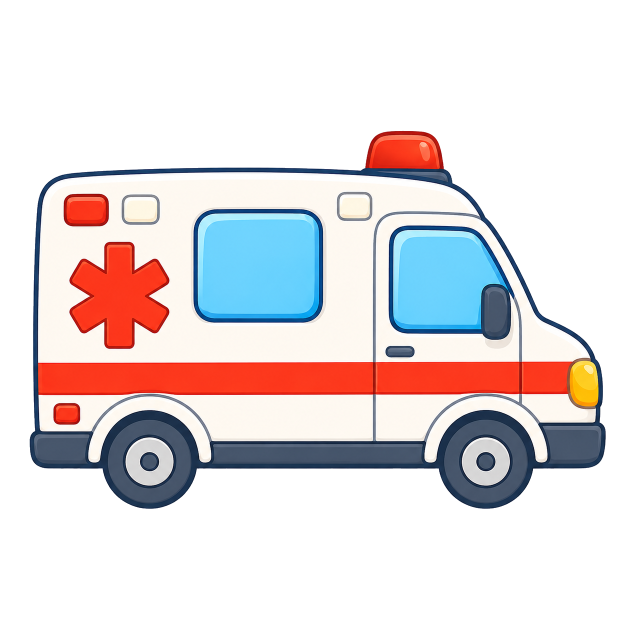
#> input picture lesson4/assets/lesson4/period4_ambulance_idle.png, 1254 x 1254 px (shown at 1/2 size)
$ python -i remove_checkerboard_background.py   (imports and definitions only)
#> lines starting #> are read from the running program, lines starting #| are printed output that depends on the picture; after the words box and inside, x2 and y2 are one past the last pixel; in counts of white or black regions, pixels touching at a corner belong together
from __future__ import annotations

import argparse
import math
import shutil
from pathlib import Path

import numpy as np
from PIL import Image


SCRIPT_DIR = Path(__file__).resolve().parent
PROJECT_ROOT = SCRIPT_DIR.parent
ASSET_DIR = PROJECT_ROOT / "lesson4" / "assets" / "lesson4"
BACKUP_DIR = ASSET_DIR / "backup_original_images"

TARGET_FILES = [
    "period4_ambulance_idle.png",
    "period4_ambulance_move.png",
    "period4_general_car_01.png",
    "period4_general_car_02.png",
    "period4_general_car_stop.png",
    "period4_signal_01_red.png",
    "period4_signal_01_green.png",
    "period4_signal_02_red.png",
    "period4_signal_02_green.png",
    "period4_signal_03_red.png",
    "period4_signal_03_green.png",
    "period4_siren_icon.png",
    "period4_start_pin.png",
    "period4_hospital_pin.png",
    "period4_priority_wave.png",
    "period4_time_gauge_empty.png",
    "period4_time_gauge_success.png",
    "simulation_lesson1__assets__common_character_traffic_helper_default.png",
    "simulation_lesson1__assets__common_character_traffic_helper_warning.png",
    "simulation_lesson1__assets__common_character_traffic_helper_success.png",
    "simulation_lesson1__assets__badge_objects_svg__badge_object_04.png",
]

PROTECTED_BACKGROUND_FILES = {
    "period4_bg_emergency_intersection_16x9.png",
    "period4_bg_route_map_16x9.png",
}


def collect_edge_colors(arr: np.ndarray) -> list[tuple[int, int, int]]:
    height, width = arr.shape[:2]
    samples: list[tuple[int, int, int]] = []
    step = max(1, min(width, height) // 80)

    for x in range(0, width, step):
        samples.append(tuple(int(v) for v in arr[0, x, :3]))
        samples.append(tuple(int(v) for v in arr[height - 1, x, :3]))

    for y in range(0, height, step):
        samples.append(tuple(int(v) for v in arr[y, 0, :3]))
        samples.append(tuple(int(v) for v in arr[y, width - 1, :3]))

    rounded: dict[tuple[int, int, int], int] = {}
    for r, g, b in samples:
        if r >= 205 and g >= 205 and b >= 205:
            key = (round(r / 8) * 8, round(g / 8) * 8, round(b / 8) * 8)
            rounded[key] = rounded.get(key, 0) + 1

    return [color for color, _ in sorted(rounded.items(), key=lambda item: item[1], reverse=True)[:10]]


def light_neutral_mask(arr: np.ndarray, relaxed: bool = False) -> np.ndarray:
    rgb = arr[:, :, :3].astype(np.int32)
    alpha = arr[:, :, 3]
    high = 214 if relaxed else 226
    spread = 42 if relaxed else 32
    min_rgb = rgb.min(axis=2)
    max_rgb = rgb.max(axis=2)
    return (alpha == 0) | ((min_rgb >= high) & ((max_rgb - min_rgb) <= spread))


def background_candidate_mask(arr: np.ndarray) -> np.ndarray:
    rgb = arr[:, :, :3].astype(np.int32)
    alpha = arr[:, :, 3]
    candidate = light_neutral_mask(arr, relaxed=False)
    bright_enough = rgb.min(axis=2) >= 206
    edge_colors = collect_edge_colors(arr)

    for color in edge_colors:
        edge = np.array(color, dtype=np.int32).reshape(1, 1, 3)
        distance = np.sqrt(((rgb - edge) ** 2).sum(axis=2))
        candidate |= (alpha == 0) | (bright_enough & (distance <= 30))

    return candidate


def connected_to_border(mask: np.ndarray) -> np.ndarray:
    reachable = np.zeros_like(mask, dtype=bool)
    reachable[0, :] = mask[0, :]
    reachable[-1, :] = mask[-1, :]
    reachable[:, 0] |= mask[:, 0]
    reachable[:, -1] |= mask[:, -1]

    while True:
        grown = reachable.copy()
        grown[1:, :] |= reachable[:-1, :]
        grown[:-1, :] |= reachable[1:, :]
        grown[:, 1:] |= reachable[:, :-1]
        grown[:, :-1] |= reachable[:, 1:]
        grown &= mask
        if np.array_equal(grown, reachable):
            return reachable
        reachable = grown


def dilate(mask: np.ndarray) -> np.ndarray:
    grown = mask.copy()
    grown[1:, :] |= mask[:-1, :]
    grown[:-1, :] |= mask[1:, :]
    grown[:, 1:] |= mask[:, :-1]
    grown[:, :-1] |= mask[:, 1:]
    return grown


def remove_checkerboard(path: Path) -> tuple[int, int]:
    with Image.open(path) as source:
#> source is the input picture: PIL image 1254x1254 RGBA; mean R, G, B, A 223.6, 216.2, 217.7, 105.3
        rgba = source.convert("RGBA")

    arr = np.array(rgba, dtype=np.uint8)
    initial_alpha_zero = int((arr[:, :, 3] == 0).sum())
#> initial_alpha_zero = 923376
    candidates = background_candidate_mask(arr)
#> in background_candidate_mask, `alpha = arr[:, :, 3]`:
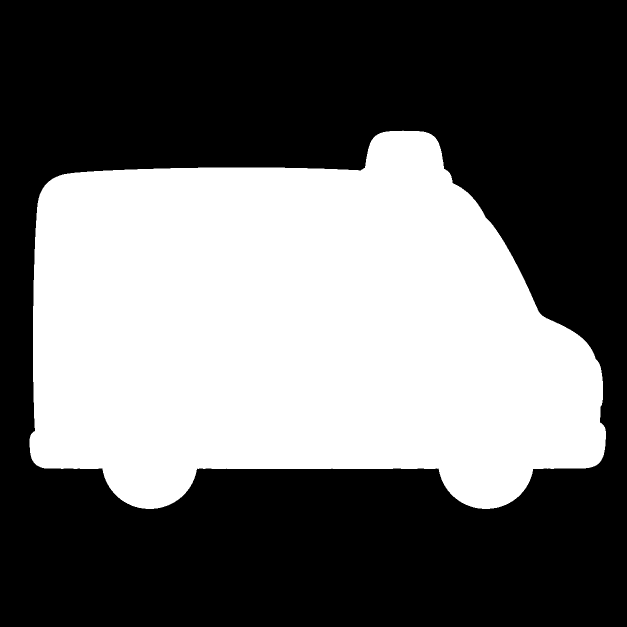
#> alpha: shape (1254, 1254) (shown at 1/2 size); 41.3% white; 1 white region, box (x1, y1, x2, y2) and area: (59, 261, 1212, 1018) 649140
#> in light_neutral_mask, `return (alpha == 0) | ((min_rgb >= high) & ((max_rgb - min_rgb) <= spr..`: returned value: shape (1254, 1254) bool; 76.3% white; 30 black regions (18 under 20 px), largest, box (x1, y1, x2, y2) and area: (59, 261, 1212, 1018) 270746, (382, 414, 653, 647) 60106, (138, 483, 339, 698) 28376
#> in background_candidate_mask, `bright_enough = rgb.min(axis=2) >= 206`:
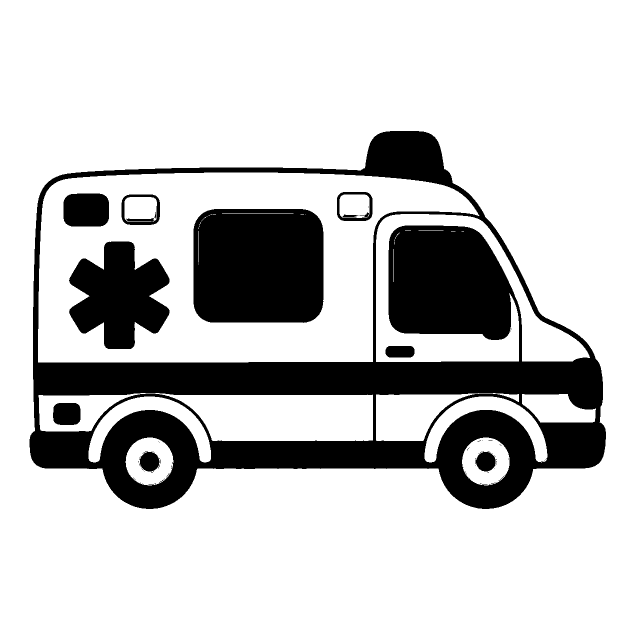
#> bright_enough: shape (1254, 1254) bool (shown at 1/2 size); 77.5% white; 91 black regions (81 under 20 px), largest, box (x1, y1, x2, y2) and area: (59, 262, 1212, 1018) 253832, (387, 418, 647, 646) 57136, (138, 483, 339, 698) 28214
#> after the loop in collect_edge_colors, `for x in range(0, width, step):`: samples = 168 items, first 6: (244, 246, 246), (246, 245, 245), (247, 247, 245), (246, 246, 246), (255, 255, 255), (253, 253, 253)
#> after the loop in collect_edge_colors, `for y in range(0, height, step):`: samples = 336 items, first 6: (244, 246, 246), (246, 245, 245), (247, 247, 245), (246, 246, 246), (255, 255, 255), (253, 253, 253)
#> the loop in collect_edge_colors, `for r, g, b in samples:` made 336 passes
#> (r, g, b, key) on passes 1 to 12: (244, 246, 246, (240, 248, 248)), (246, 245, 245, (248, 248, 248)), (247, 247, 245, (248, 248, 248)), (246, 246, 246, (248, 248, 248)), (255, 255, 255, (256, 256, 256)), (253, 253, 253, (256, 256, 256)), (254, 254, 254, (256, 256, 256)), (255, 254, 254, (256, 256, 256)), (247, 246, 246, (248, 248, 248)), (246, 245, 245, (248, 248, 248)), (245, 246, 245, (248, 248, 248)), (246, 245, 245, (248, 248, 248))
#> key on passes 61 to 66: (248, 248, 248), (248, 248, 248), (256, 256, 256), (256, 256, 256), (248, 248, 248), (248, 248, 248)
#> after the loop in collect_edge_colors, `for r, g, b in samples:`: rounded = {(240, 248, 248): 3, (248, 248, 248): 165, (256, 256, 256): 163, (248, 256, 248): 1, (256, 256, 248): 1, (248, 240, 240): 1, (248, 248, 240): 1, (256, 248, 256): 1}
#> in background_candidate_mask, `edge_colors = collect_edge_colors(arr)`: edge_colors = [(248, 248, 248), (256, 256, 256), (240, 248, 248), (248, 256, 248), (256, 256, 248), (248, 240, 240), (248, 248, 240), (256, 248, 256)]
#> the loop in background_candidate_mask, `for color in edge_colors:` made 8 passes
#> pass 1, in background_candidate_mask, `distance = np.sqrt(((rgb - edge) ** 2).sum(axis=2))`:
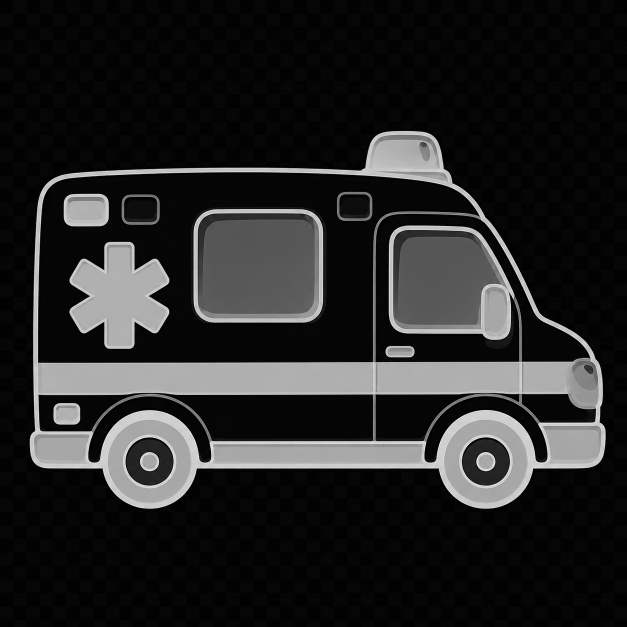
#> distance: shape (1254, 1254) float64 (shown at 1/2 size); min 0, max 423.9, mean 64.1; drawn with min black and max white
#> pass 1, in background_candidate_mask, `candidate |= (alpha == 0) | (bright_enough & (distance <= 30))`:
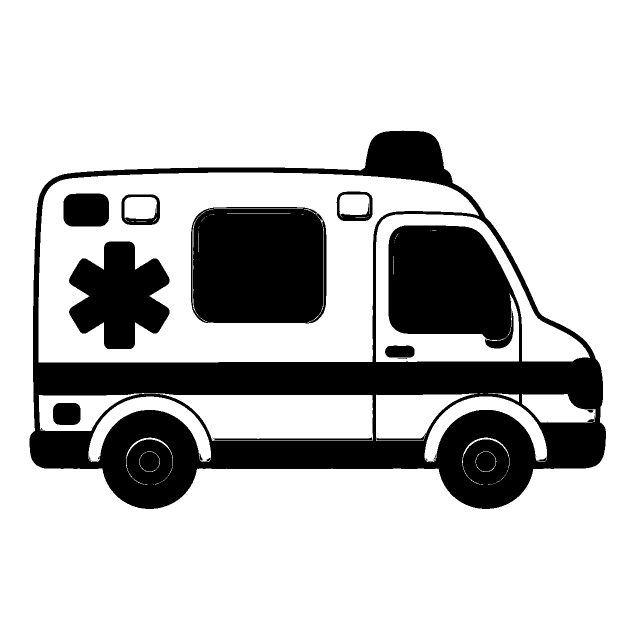
#> candidate: shape (1254, 1254) bool (shown at 1/2 size); 76.3% white; 22 black regions (11 under 20 px), largest, box (x1, y1, x2, y2) and area: (59, 261, 1212, 1018) 270492, (382, 414, 653, 647) 59975, (138, 483, 339, 698) 28373
#> after the loop in background_candidate_mask, `for color in edge_colors:`:
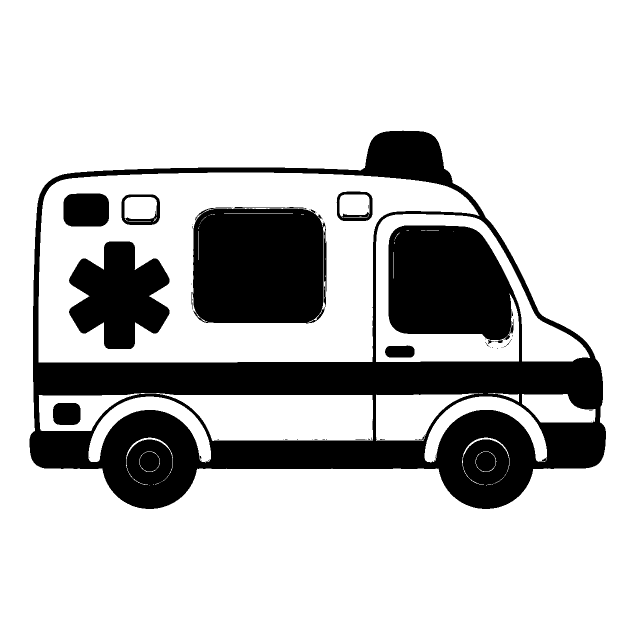
#> candidate: shape (1254, 1254) bool (shown at 1/2 size); 76.5% white; 60 black regions (43 under 20 px), largest, box (x1, y1, x2, y2) and area: (59, 261, 1212, 1018) 268793, (386, 415, 653, 647) 58538, (138, 483, 339, 698) 28331
    background = connected_to_border(candidates)
#> in connected_to_border, `reachable[0, :] = mask[0, :]`: reachable: shape (1254, 1254) bool; 0.08% white in thin lines or dots, all inside (x1, y1, x2, y2) = (0, 0, 1254, 1)
#> in connected_to_border, `reachable[:, -1] |= mask[:, -1]`:
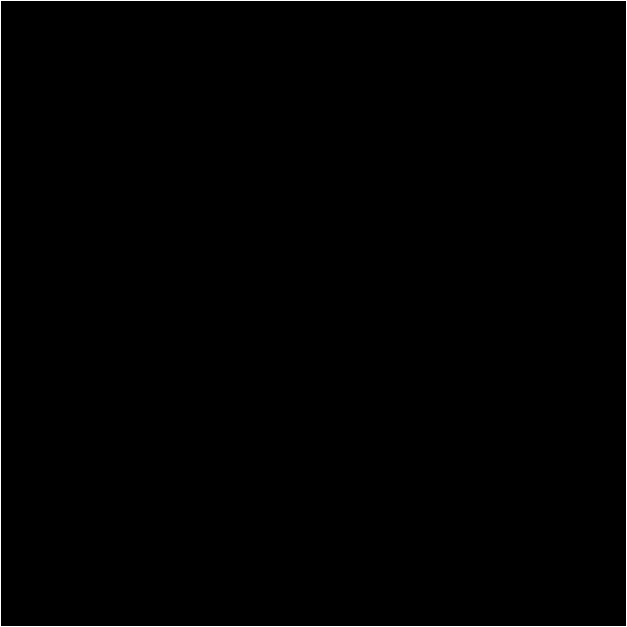
#> reachable: shape (1254, 1254) bool (shown at 1/2 size); 0.32% white in thin lines or dots

    # A tiny alpha feather removes the pale checkerboard fringe without touching
    # the dark outlines that protect white vehicle bodies and signal details.
    soft_candidates = light_neutral_mask(arr, relaxed=True)
#> in light_neutral_mask (call 2), `return (alpha == 0) | ((min_rgb >= high) & ((max_rgb - min_rgb) <= spr..`: returned value: shape (1254, 1254) bool; 77% white; 64 black regions (51 under 20 px), largest, box (x1, y1, x2, y2) and area: (59, 261, 1212, 1018) 262905, (387, 418, 647, 646) 57391, (138, 483, 339, 698) 28305
    expanded = background.copy()
    for _ in range(2):
        expanded |= dilate(expanded) & soft_candidates

    feather = dilate(expanded) & soft_candidates & ~expanded
#> in dilate (call 3), `grown[:-1, :] |= mask[1:, :]`: grown: shape (1254, 1254) bool; 58.9% white; 1 black region, box (x1, y1, x2, y2) and area: (59, 262, 1212, 1017) 646814
#> in dilate (call 3), `grown[:, 1:] |= mask[:, :-1]`:
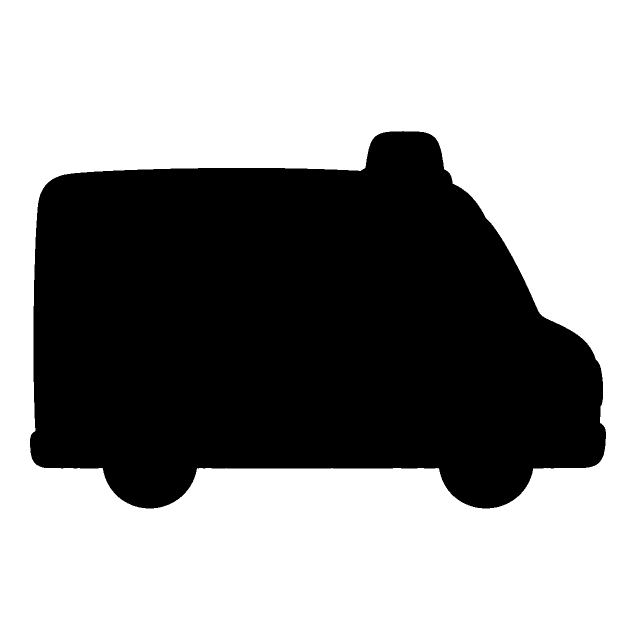
#> grown: shape (1254, 1254) bool (shown at 1/2 size); 58.9% white; 1 black region, box (x1, y1, x2, y2) and area: (60, 262, 1212, 1017) 646212
#> in dilate (call 3), `grown[:, :-1] |= mask[:, 1:]`: grown: shape (1254, 1254) bool; 58.9% white; 1 black region, box (x1, y1, x2, y2) and area: (60, 262, 1211, 1017) 645827
#> feather: shape (1254, 1254) bool; every value is 0
    arr[:, :, 3][expanded] = 0
    arr[:, :, 3][feather] = np.minimum(arr[:, :, 3][feather], 40)

    Image.fromarray(arr, "RGBA").save(path)
    final_alpha_zero = int((arr[:, :, 3] == 0).sum())
#> final_alpha_zero = 923376
    return int(expanded.sum()), final_alpha_zero - initial_alpha_zero


def backup_original(path: Path, backup_dir: Path) -> Path:
    backup_dir.mkdir(parents=True, exist_ok=True)
    backup_path = backup_dir / path.name
    if not backup_path.exists():
        shutil.copy2(path, backup_path)
    return backup_path


def main() -> None:
    parser = argparse.ArgumentParser(description="Remove edge-connected checkerboard backgrounds from lesson 4 PNGs.")
    parser.add_argument("--asset-dir", type=Path, default=ASSET_DIR)
    args = parser.parse_args()

    asset_dir = args.asset_dir.resolve()
    backup_dir = asset_dir / "backup_original_images"
    processed: list[str] = []

    for filename in TARGET_FILES:
        if filename in PROTECTED_BACKGROUND_FILES:
            raise RuntimeError(f"Protected background file was included by mistake: {filename}")

        path = asset_dir / filename
        if not path.exists():
            raise FileNotFoundError(path)

        backup_path = backup_original(path, backup_dir)
        if backup_path.exists():
            shutil.copy2(backup_path, path)
        removed_pixels, newly_transparent = remove_checkerboard(path)
        processed.append(f"{filename} removed={removed_pixels} newly_transparent={newly_transparent}")

    print("Processed files:")
    for item in processed:
        print(f"- {item}")
    print(f"Backup location: {backup_dir}")


# [2 lines not run here, left out]

>>> result = remove_checkerboard('../lesson4/assets/lesson4/period4_ambulance_idle.png')
#> result = (923376, 0)
